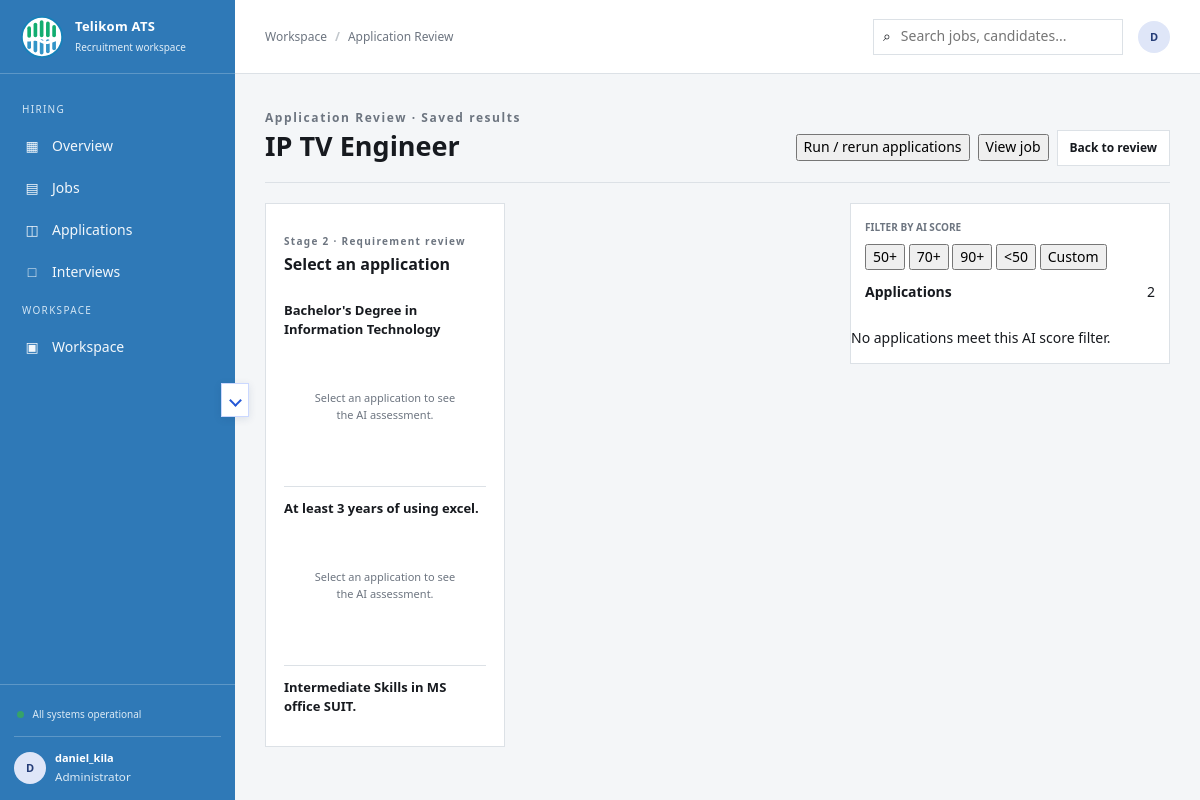
Page /dashboard/review/job/37/results/ (signed in) on the committed database.
### job_application/models.py (models this page shows, shortened)
class Job(models.Model):
    workflow = models.ForeignKey(
        'pipeline.Workflow',
        on_delete=models.SET_NULL,
        related_name='jobs',
        null=True,
        blank=True,
    )
    screening_threshold = models.PositiveSmallIntegerField(
        null=True,
        blank=True,
        validators=[MinValueValidator(0), MaxValueValidator(100)],
    )
    title = models.CharField(max_length=100)
    description = models.TextField()
    location = models.CharField(max_length=100)
    salary = models.DecimalField(
        max_digits=10,
        decimal_places=2
    )
    posted_date = models.DateTimeField(auto_now_add=True)
    deadline = models.DateTimeField()
    is_active = models.BooleanField(default=True)
    class Meta:
        db_table = 'main_app_job'

class Requirement(models.Model):
    criterion = models.ForeignKey(
        Criterion,
        on_delete=models.CASCADE,
        related_name='requirements'
    )
    description = models.TextField()
    required = models.BooleanField(default=True)
    class Meta:
        db_table = 'main_app_requirement'
        ordering = ('description',)

### application_screening/views.py (the view)
# urls.py: path('review/job/<int:job_id>/results/', job_screening_results, name='dashboard_review_results'),
@admin_required
def job_screening_results(request, job_id):
    job = get_object_or_404(
        Job.objects.prefetch_related('criteria__requirements'),
        pk=job_id,
    )
    applications = Application.objects.filter(job=job).order_by('-applied_date')
    screened_results = []
    for application in applications:
        try:
            screening = application.screening_result
        except ScreeningResult.DoesNotExist:
            screened_results.append({
                'application_id': application.pk,
                'applicant_name': application.applicant_name,
                'overall_score': None,
                'overall_comments': None,
                'criteria': [],
                'status': application.status,
                'pending': application.status == Application.Status.RECEIVED,
            })
            continue
        screened_results.append({
            'application_id': application.pk,
            'applicant_name': application.applicant_name,
            'overall_score': screening.overall_score,
            'overall_comments': screening.overall_comments,
            'criteria': [
                {
                    'requirement_id': item.requirement_id,
                    'assessment': item.assessment,
                    'score': item.score,
                    'evidence': item.evidence,
                }
                for item in screening.criteria.select_related('requirement').all()
            ],
            'status': application.status,
            'pending': False,
        })
    return render(request, 'dashboard/screening/screen_results.html', {
        'job': job,
        'screened_results': json.dumps(screened_results),
        'total_screened': len(screened_results),
    })

### application_screening/views.py (called while the page is built)
def _is_admin(user):
    if user.is_superuser:
        return True
    profile = UserProfile.objects.filter(user=user).first()
    return profile is not None and profile.role == UserProfile.Role.ADMIN

def admin_required(view):
    @login_required
    @wraps(view)
    def wrapped(request, *args, **kwargs):
        if not _is_admin(request.user):
            raise Http404
        return view(request, *args, **kwargs)
    return wrapped

### tempates/dashboard/screening/screen_results.html (shortened to what this page needs)
{% extends 'dashboard/atlas_shell.html' %}
{% block dashboard_content %}
<header class="review-page-heading">
    <div>
        <p class="eyebrow">Application Review · Saved results</p>
        <h1>{{ job.title }}</h1>
    </div>
    <div class="results-topbar">
        <button id="screen-new-applications" class="view-job-button" type="button">Run / rerun applications</button>
        <button id="view-job-button" class="view-job-button" type="button">View job</button>
        <a class="action-link" href="{% url 'dashboard_review_job' job_id=job.pk %}">Back to review</a>
    </div>
</header>
<div class="screening-results-shell">
    <main class="results-main">
        <section id="review-stage" class="screening-stage">
            <div id="review-workspace" class="review-workspace">
                <main class="screening-pane">
                    <div class="review-controls">
                        <div>
                            <p class="eyebrow">Stage 2 · Requirement review</p>
                            <h2 id="selected-name">Select an application</h2>
                        </div>
                    </div>
                    <div id="requirement-reviews" class="requirement-reviews">
                        {% for criterion in job.criteria.all %}
                            {% for requirement in criterion.requirements.all %}
                                <article class="requirement-review" data-requirement-id="{{ requirement.pk }}">
                                    <h3 class="requirement-title">{{ requirement.description }}</h3>
                                    <p class="review-empty">Select an application to see the AI assessment.</p>
                                </article>
                            {% empty %}
                                <p class="empty-state">No requirements configured.</p>
                            {% endfor %}
                        {% empty %}
                            <p class="empty-state">No criteria configured.</p>
                        {% endfor %}
                    </div>
                </main>
            </div>
        </section>
    </main>
    <aside class="screening-side">
        <div class="screening-rail">
            <div class="score-filter">
                <span class="score-filter-label">Filter by AI score</span>
                <div class="score-filter-options dashboard-toggle-group dashboard-toggle-group--four" role="group" aria-label="AI score filter">
                    <button class="dashboard-toggle" type="button" data-score-filter="50" aria-pressed="true">50+</button>
                    <button class="dashboard-toggle" type="button" data-score-filter="70" aria-pressed="false">70+</button>
                    <button class="dashboard-toggle" type="button" data-score-filter="90" aria-pressed="false">90+</button>
                    <button class="dashboard-toggle" type="button" data-score-filter="below-50" aria-pressed="false">&lt;50</button>
                    <button class="dashboard-toggle" type="button" data-score-filter="custom" aria-pressed="false">Custom</button>
                </div>
            </div>
            <div class="section-heading selection-summary">
                <h2>Applications</h2>
                <span id="screened-count" class="section-count">{{ total_screened }}</span>
            </div>
            <p id="score-filter-empty" class="empty-state score-filter-empty" hidden></p>
        </div>
    </aside>
</div>
{% endblock %}

### tempates/dashboard/atlas_shell.html (shortened to what this page needs)
{% load static %}
<!DOCTYPE html>
<html lang="en">
<head>
    <link rel="stylesheet" href="{% static 'ats_dashboard_v4/css/styles.css' %}">
    <link rel="stylesheet" href="{% static 'ats_dashboard_v4/css/django.css' %}">
    <link rel="stylesheet" href="{% static 'ats_dashboard_v4/css/brand.css' %}?v=1">
    <link rel="stylesheet" href="{% static 'ats_dashboard_v4/css/review.css' %}?v=1">
    <link rel="stylesheet" href="{% static 'workspace/css/sidebar-toggle.css' %}?v=1">
</head>
<body data-page="review">
    <div class="shell{% if sidebar_collapsed_default %} sidebar-collapsed{% endif %}">
        <aside class="sidebar" id="dashboard-sidebar" aria-label="Dashboard navigation">
            <div class="brand">
                <div class="brandmark" role="img" aria-label="Telikom logo">T</div>
                <div><strong>Telikom ATS</strong><small>Recruitment workspace</small></div>
            </div>
            <nav class="nav" aria-label="Main navigation">
                <div class="navlabel">Hiring</div>
                <a class="navitem" href="{% url 'dashboard' %}"><span>▦</span>Overview</a>
                <a class="navitem" href="{% url 'dashboard_jobs' %}"><span>▤</span>Jobs</a>
                <a class="navitem" href="{% url 'dashboard_applications' %}"><span>◫</span>Applications</a>
                <a class="navitem" href="{% url 'dashboard_interviews' %}"><span>□</span>Interviews</a>
                <div class="navlabel workspace-navlabel">Workspace</div>
                <a class="navitem" href="{% url 'dashboard_workspace' %}"><span>▣</span>Workspace</a>
            </nav>
            <div class="sidebarfoot">
                <div class="status"><i></i> All systems operational</div>
                <div class="miniuser">
                    <div class="avatar">{{ request.user.username|first|upper }}</div>
                    <div><strong>{{ request.user.get_full_name|default:request.user.username }}</strong><small>Administrator</small></div>
                </div>
            </div>
        </aside>
        <button
            type="button"
            id="review-sidebar-toggle"
            class="global-sidebar-toggle{% if sidebar_collapsed_default %} is-collapsed{% endif %}"
            aria-controls="dashboard-sidebar"
            aria-expanded="{% if sidebar_collapsed_default %}false{% else %}true{% endif %}"
            aria-label="{% if sidebar_collapsed_default %}Expand{% else %}Collapse{% endif %} dashboard sidebar"
            title="{% if sidebar_collapsed_default %}Expand{% else %}Collapse{% endif %} dashboard sidebar"
        >
        </button>
        <main class="main">
            <header class="topbar">
                <div class="crumb"><a href="{% url 'dashboard' %}">Workspace</a><b>/</b>{% block breadcrumb %}Application Review{% endblock %}</div>
                <div class="topright">
                    <label class="search">⌕ <input placeholder="Search jobs, candidates..."></label>
                    <div class="avatar">{{ request.user.username|first|upper }}</div>
                </div>
            </header>
            <div class="content">
                {% block dashboard_content %}{% endblock %}
            </div>
        </main>
    </div>
</body>
</html>

### static/ats_dashboard_v4/css/styles.css (style rules this page uses)
:root { --bg:#f4f6f8;--surface:#fff;--surface2:#fafbfc;--line:#dce1e6;--text:#171a1f;--muted:#6d7580;--blue:#2457d6;--blue2:#eef3ff;--green:#177245;--greenbg:#eaf7ef;--amber:#956100;--amberbg:#fff5df;--red:#a83232;--redbg:#fcecec }
* { box-sizing:border-box }
body { margin:0;background:var(--bg);color:var(--text);font:14px/1.45 "Segoe UI",Arial,sans-serif }
a { text-decoration:none;color:inherit }
button,input,select { font:inherit }
button { cursor:pointer }
.shell { display:flex;min-height:100vh }
.sidebar { position:fixed;left:0;top:0;bottom:0;width:235px;background:#101317;color:#e9edf1;display:flex;flex-direction:column }
.brand { height:74px;padding:0 20px;display:flex;align-items:center;gap:11px;border-bottom:1px solid #292e35 }
.brandmark { width:31px;height:31px;background:#fff;color:#101317;display:grid;place-items:center;font-weight:800 }
.brand strong { display:block;font-size:13px;letter-spacing:.08em }
.brand small { color:#858d98;font-size:10px }
.nav { padding:20px 12px }
.navlabel { color:#6f7782;font-size:10px;letter-spacing:.13em;text-transform:uppercase;padding:8px 10px }
.navitem { height:40px;display:flex;align-items:center;gap:11px;padding:0 11px;color:#aeb5bf;margin:2px 0 }
.navitem span { width:18px;text-align:center }
.sidebarfoot { margin-top:auto;padding:14px;border-top:1px solid #292e35 }
.status { font-size:10px;color:#858d98;padding:8px 3px 14px }
.status i { display:inline-block;width:7px;height:7px;background:#36a269;border-radius:50%;margin-right:6px }
.miniuser { border-top:1px solid #292e35;padding-top:13px;display:flex;gap:9px;align-items:center }
.avatar { width:32px;height:32px;border-radius:50%;background:#dfe6f8;color:#243c77;display:grid;place-items:center;font-weight:700;font-size:11px }
.miniuser strong { display:block;font-size:11px }
.miniuser small { color:#7d8691 }
.main { margin-left:235px;width:calc(100% - 235px) }
.topbar { height:74px;background:#fff;border-bottom:1px solid var(--line);display:flex;justify-content:space-between;align-items:center;padding:0 30px;position:sticky;top:0;z-index:10 }
.crumb { font-size:12px;color:var(--muted) }
.crumb b { color:#c2c7cc;margin:0 8px }
.topright { display:flex;align-items:center;gap:15px }
.search { height:36px;width:250px;border:1px solid var(--line);display:flex;align-items:center;padding:0 9px;gap:8px }
.search input { border:0;outline:0;width:100% }
.content { max-width:1500px;margin:auto;padding:30px }
.eyebrow { font-size:10px;letter-spacing:.13em;color:var(--muted);font-weight:700;margin:0 0 5px }
.review-empty { padding:40px 25px;text-align:center;color:var(--muted) }

### static/ats_dashboard_v4/css/brand.css (style rules this page uses)
.sidebar { background:#2f79b7;color:#fff }
.brand { border-bottom-color:#ffffff38 }
.brandmark { width:44px;height:44px;flex:0 0 44px;background:transparent url("../img/telikom-logo.svg") center/contain no-repeat;color:transparent;font-size:0 }
.brand strong { letter-spacing:.02em }
.brand small { color:#e0edf7 }
.navlabel { color:#d2e5f4 }
.navitem { color:#f2f7fb }
.sidebarfoot,.miniuser { border-color:#ffffff38 }
.status,.miniuser small { color:#dbeaf5 }

### workspace/static/workspace/css/sidebar-toggle.css (style rules this page uses)
.sidebar { z-index:15;transition:transform .32s ease }
.main { transition:margin-left .32s ease,width .32s ease }
.global-sidebar-toggle { position:fixed;z-index:20;left:235px;top:50%;transform:translate(-50%,-50%);width:28px;height:34px;border:1px solid #cbd8ff;background:#fff;color:var(--blue);display:grid;place-items:center;cursor:pointer;box-shadow:0 2px 8px #142d581c;transition:left .32s ease,transform .32s ease,background .15s ease }
.global-sidebar-toggle::before { content:"";width:7px;height:7px;border-top:2px solid currentColor;border-right:2px solid currentColor;transform:rotate(135deg) }

### rows in the picture
Job: title "IP TV Engineer"
Requirement: description "Bachelor's Degree in Information Technology"
Requirement: description "At least 3 years of using excel."
Requirement: description "Intermediate Skills in MS office SUIT."

### other values in the picture
{{ request.user.username|first|upper }} "D"
{{ request.user.get_full_name|default:request.user.username }} "daniel_kila"
{{ total_screened }} "2"
